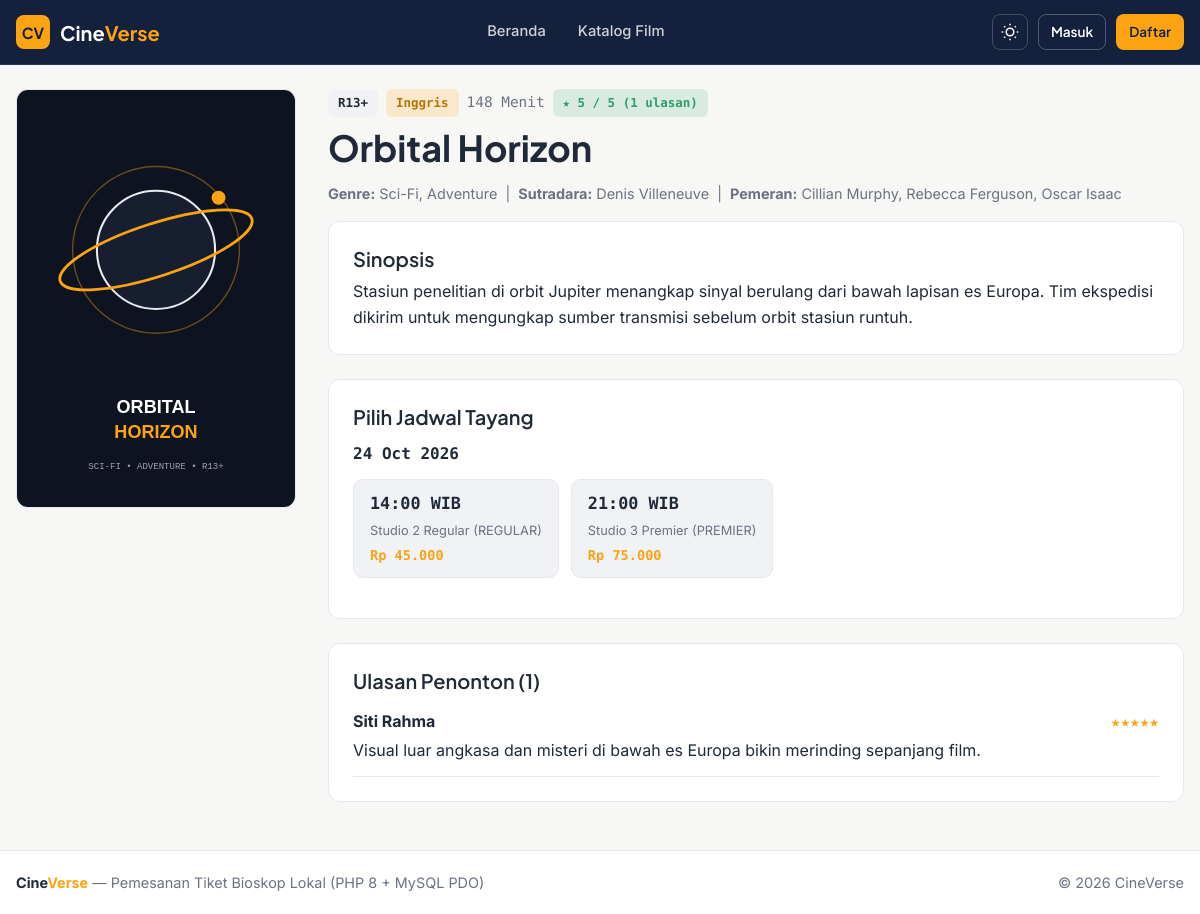
Screenshot of /movie.php?id=2 with the database file from the repository.
### tables this page shows
CREATE TABLE movies (
    id INT AUTO_INCREMENT PRIMARY KEY,
    title VARCHAR(150) NOT NULL,
    synopsis TEXT NOT NULL,
    duration_min INT NOT NULL DEFAULT 120,
    release_date DATE DEFAULT NULL,
    age_rating ENUM('SU', 'R13+', 'D17+', 'D21+') NOT NULL DEFAULT 'R13+',
    language VARCHAR(50) NOT NULL DEFAULT 'Indonesia',
    director VARCHAR(100) DEFAULT NULL,
    cast_list VARCHAR(255) DEFAULT NULL,
    poster VARCHAR(255) DEFAULT 'poster-1.svg',
    trailer_url VARCHAR(255) DEFAULT NULL,
    status ENUM('now_showing', 'coming_soon', 'archived') NOT NULL DEFAULT 'now_showing',
    created_at DATETIME NOT NULL DEFAULT CURRENT_TIMESTAMP
);

CREATE TABLE showtimes (
    id INT AUTO_INCREMENT PRIMARY KEY,
    movie_id INT NOT NULL,
    studio_id INT NOT NULL,
    start_time DATETIME NOT NULL,
    price INT NOT NULL DEFAULT 40000,
    status ENUM('scheduled', 'cancelled') NOT NULL DEFAULT 'scheduled',
    FOREIGN KEY (movie_id) REFERENCES movies(id) ON DELETE CASCADE,
    FOREIGN KEY (studio_id) REFERENCES studios(id) ON DELETE CASCADE
);

CREATE TABLE studios (
    id INT AUTO_INCREMENT PRIMARY KEY,
    name VARCHAR(80) NOT NULL,
    type ENUM('regular', 'premier') NOT NULL DEFAULT 'regular',
    total_rows INT NOT NULL DEFAULT 6,
    total_cols INT NOT NULL DEFAULT 8,
    base_price INT NOT NULL DEFAULT 40000,
    is_active TINYINT(1) NOT NULL DEFAULT 1
);

CREATE TABLE reviews (
    id INT AUTO_INCREMENT PRIMARY KEY,
    user_id INT NOT NULL,
    movie_id INT NOT NULL,
    rating TINYINT NOT NULL CHECK (rating BETWEEN 1 AND 5),
    comment TEXT NOT NULL,
    created_at DATETIME NOT NULL DEFAULT CURRENT_TIMESTAMP,
    UNIQUE KEY uq_user_movie_review (user_id, movie_id),
    FOREIGN KEY (user_id) REFERENCES users(id) ON DELETE CASCADE,
    FOREIGN KEY (movie_id) REFERENCES movies(id) ON DELETE CASCADE
);

CREATE TABLE users (
    id INT AUTO_INCREMENT PRIMARY KEY,
    name VARCHAR(100) NOT NULL,
    email VARCHAR(120) NOT NULL UNIQUE,
    password VARCHAR(100) NOT NULL,
    role ENUM('user', 'operator', 'admin') NOT NULL DEFAULT 'user',
    phone VARCHAR(30) DEFAULT NULL,
    avatar VARCHAR(255) DEFAULT NULL,
    points INT NOT NULL DEFAULT 0,
    is_active TINYINT(1) NOT NULL DEFAULT 1,
    created_at DATETIME NOT NULL DEFAULT CURRENT_TIMESTAMP
);

### includes/auth.php (called while the page is built, shortened)
<?php
function baseUrl(string $path = ''): string
{
    $scriptDir = str_replace('\\', '/', dirname($_SERVER['SCRIPT_NAME']));
    $root = preg_replace('#/(public|user|operator|admin|api)$#', '', $scriptDir);
    $root = rtrim($root, '/');
    return $root . '/' . ltrim($path, '/');
}

### includes/functions.php (called while the page is built, shortened)
<?php
require_once __DIR__ . '/auth.php';
function e(?string $str): string
{
    return htmlspecialchars((string)$str, ENT_QUOTES, 'UTF-8');
}
function rupiah(int|float $amount): string
{
    return 'Rp ' . number_format((float)$amount, 0, ',', '.');
}
function posterUrl(?string $poster): string
{
    return baseUrl('uploads/' . $poster);
}

### public/movie.php (the view, shortened to what this page needs)
<?php
require_once __DIR__ . '/../includes/db.php';
require_once __DIR__ . '/../includes/functions.php';
$movieId = (int)($_GET['id'] ?? 0);
$stmt = $pdo->prepare("
    SELECT m.*, GROUP_CONCAT(g.name SEPARATOR ', ') AS genres
    FROM movies m
    LEFT JOIN movie_genres mg ON mg.movie_id = m.id
    LEFT JOIN genres g ON g.id = mg.genre_id
    WHERE m.id = ?
    GROUP BY m.id
");
$stmt->execute([$movieId]);
$movie = $stmt->fetch();
$stStmt = $pdo->prepare("
    SELECT s.*, st.name AS studio_name, st.type AS studio_type
    FROM showtimes s
    JOIN studios st ON st.id = s.studio_id
    WHERE s.movie_id = ? AND s.status = 'scheduled'
    ORDER BY s.start_time ASC
");
$stStmt->execute([$movieId]);
$showtimes = $stStmt->fetchAll();
$groupedShowtimes = [];
foreach ($showtimes as $sh) {
    $dateKey = date('Y-m-d', strtotime($sh['start_time']));
    $groupedShowtimes[$dateKey][] = $sh;
}
$revStmt = $pdo->prepare("
    SELECT r.*, u.name AS user_name
    FROM reviews r
    JOIN users u ON u.id = r.user_id
    WHERE r.movie_id = ?
    ORDER BY r.created_at DESC
");
$revStmt->execute([$movieId]);
$reviews = $revStmt->fetchAll();
$avgRating = 0;
if ($reviews) {
    $avgRating = round(array_sum(array_column($reviews, 'rating')) / count($reviews), 1);
}
require_once __DIR__ . '/../includes/layout/header.php';
?>
<div class="detail-grid">
    <div>
        <img src="<?= e(posterUrl($movie['poster'])) ?>" alt="<?= e($movie['title']) ?>" class="detail-poster">
    </div>
    <div>
        <div style="display:flex;gap:8px;align-items:center;margin-bottom:8px;flex-wrap:wrap;">
            <span class="badge badge-info"><?= e($movie['age_rating']) ?></span>
            <span class="badge badge-warning"><?= e($movie['language']) ?></span>
            <span class="mono text-muted"><?= (int)$movie['duration_min'] ?> Menit</span>
            <?php if ($avgRating > 0): ?>
                <span class="badge badge-success">★ <?= $avgRating ?> / 5 (<?= count($reviews) ?> ulasan)</span>
            <?php endif; ?>
        </div>
        <h1 style="margin-bottom:12px;"><?= e($movie['title']) ?></h1>
        <p class="text-muted" style="margin-bottom:16px;">
            <strong>Genre:</strong> <?= e($movie['genres'] ?: '-') ?> &nbsp;|&nbsp;
            <strong>Sutradara:</strong> <?= e($movie['director'] ?: '-') ?> &nbsp;|&nbsp;
            <strong>Pemeran:</strong> <?= e($movie['cast_list'] ?: '-') ?>
        </p>
        <div class="card" style="margin-bottom:24px;">
            <h3 style="margin-bottom:8px;">Sinopsis</h3>
            <p><?= nl2br(e($movie['synopsis'])) ?></p>
        </div>
        <div class="card" style="margin-bottom:24px;">
            <h3 style="margin-bottom:12px;">Pilih Jadwal Tayang</h3>
            <?php if (empty($groupedShowtimes)): ?>
                <p class="text-muted">Belum ada jadwal tayang tersedia untuk film ini.</p>
            <?php else: ?>
                <?php foreach ($groupedShowtimes as $date => $items): ?>
                    <div style="margin-bottom:16px;">
                        <strong class="mono"><?= date('d M Y', strtotime($date)) ?></strong>
                        <div class="showtime-grid">
                            <?php foreach ($items as $sh): ?>
                                <a href="<?= baseUrl('user/seats.php?showtime_id=' . (int)$sh['id']) ?>" class="showtime-slot">
                                    <span class="mono" style="font-size:1.05rem;font-weight:700;">
                                        <?= date('H:i', strtotime($sh['start_time'])) ?> WIB
                                    </span>
                                    <span class="text-muted" style="font-size:0.8rem;">
                                        <?= e($sh['studio_name']) ?> (<?= strtoupper(e($sh['studio_type'])) ?>)
                                    </span>
                                    <span class="mono text-accent" style="font-size:0.85rem;font-weight:600;">
                                        <?= rupiah($sh['price']) ?>
                                    </span>
                                </a>
                            <?php endforeach; ?>
                        </div>
                    </div>
                <?php endforeach; ?>
            <?php endif; ?>
        </div>
        <div class="card">
            <h3 style="margin-bottom:16px;">Ulasan Penonton (<?= count($reviews) ?>)</h3>
            <?php if (empty($reviews)): ?>
                <p class="text-muted">Belum ada ulasan. Jadilah yang pertama memberi ulasan!</p>
            <?php else: ?>
                <div style="display:flex;flex-direction:column;gap:14px;">
                    <?php foreach ($reviews as $rv): ?>
                        <div style="padding-bottom:12px;border-bottom:1px solid var(--border);">
                            <div style="display:flex;justify-content:space-between;align-items:center;">
                                <strong><?= e($rv['user_name']) ?></strong>
                                <span class="text-accent mono"><?= str_repeat('★', (int)$rv['rating']) ?></span>
                            </div>
                            <p style="margin-top:4px;"><?= e($rv['comment']) ?></p>
                        </div>
                    <?php endforeach; ?>
                </div>
            <?php endif; ?>
        </div>
    </div>
</div>
<?php require_once __DIR__ . '/../includes/layout/footer.php'; ?>

### assets/css/style.css (style rules this page uses)
:root, [data-theme="light"] { --bg: #F7F7F5; --surface: #FFFFFF; --surface-alt: #F1F2F6; --text: #1F2937; --text-muted: #6B7280; --primary: #14213D; --accent: #FCA311; --accent-hover: #E59009; --success: #2E9E6B; --danger: #D64545; --border: #E5E7EB; --shadow: 0 4px 16px rgba(20, 33, 61, 0.06); }
*, *::before, *::after { box-sizing: border-box; margin: 0; padding: 0; }
body { font-family: 'Inter', system-ui, -apple-system, sans-serif; font-size: 16px; line-height: 1.6; background-color: var(--bg); color: var(--text); min-height: 100dvh; display: flex; flex-direction: column; }
h1, h2, h3, h4, .brand { font-family: 'Plus Jakarta Sans', sans-serif; line-height: 1.25; text-wrap: balance; color: var(--text); }
h1 { font-size: clamp(1.75rem, 3vw, 2.5rem); font-weight: 700; }
h3 { font-size: 1.25rem; font-weight: 600; }
p { text-wrap: pretty; }
a { color: inherit; text-decoration: none; }
.mono, code, .seat-btn, .booking-code, .tabular { font-family: 'DM Mono', monospace; font-variant-numeric: tabular-nums; }
.text-accent { color: var(--accent); }
.text-muted { color: var(--text-muted); font-size: 0.9rem; }
.card { background: var(--surface); border: 1px solid var(--border); border-radius: 12px; padding: 24px; }
.badge { display: inline-flex; align-items: center; padding: 4px 10px; border-radius: 6px; font-size: 0.78rem; font-weight: 600; font-family: 'DM Mono', monospace; }
.badge-paid, .badge-success { background: rgba(46, 158, 107, 0.15); color: var(--success); }
.badge-pending, .badge-warning { background: rgba(252, 163, 17, 0.18); color: #B87300; }
.badge-info { background: var(--surface-alt); color: var(--text); }
.detail-grid { display: grid; grid-template-columns: 280px 1fr; gap: 32px; align-items: start; }
.detail-poster { width: 100%; border-radius: 12px; border: 1px solid var(--border); }
.showtime-grid { display: flex; flex-wrap: wrap; gap: 12px; margin-top: 12px; }
.showtime-slot { border: 1px solid var(--border); background: var(--surface-alt); border-radius: 10px; padding: 10px 16px; display: flex; flex-direction: column; gap: 4px; transition: transform 150ms ease-out; }

### rows the page displays
movies: poster (picture), age_rating "R13+", language "Inggris", duration_min "148", title "Orbital Horizon", director "Denis Villeneuve", cast_list "Cillian Murphy, Rebecca Ferguson, Oscar Isaac", synopsis "Stasiun penelitian di orbit Jupiter menangkap sinyal berulang dari bawah lapisan es Europa. Tim ekspedisi dikirim untuk mengungkap sumber transmisi sebelum orbit stasiun runtuh."
showtimes: start_time "14:00", studio.name "Studio 2 Regular", studio.type "REGULAR", price "Rp 45.000"
showtimes: start_time "21:00", studio.name "Studio 3 Premier", studio.type "PREMIER", price "Rp 75.000"
reviews: user.name "Siti Rahma", rating "★★★★★", comment "Visual luar angkasa dan misteri di bawah es Europa bikin merinding sepanjang film."

### other values shown
$avgRating "5"
count($reviews) "1"
$movie['genres'] ?: '-' "Sci-Fi, Adventure"
date('d M Y', strtotime($date)) "24 Oct 2026"
